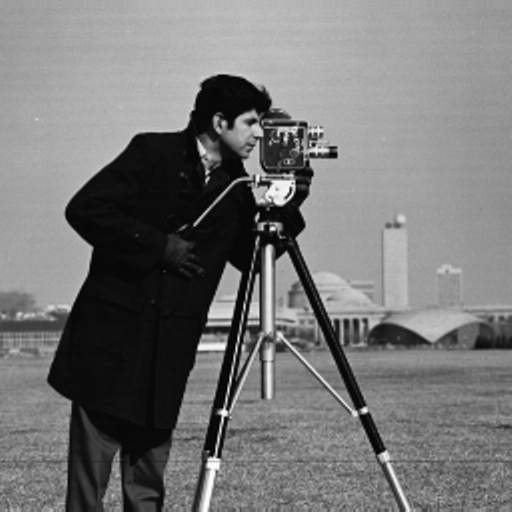
#> input picture assignment-1/Images/Q1/cameraman.jpg, 512 x 512 px; the run also reads 2 pictures not shown here
$ jupyter execute --allow-errors solution-part1.ipynb   (shell and % lines are left out)   (Python 2 division)
#> lines starting #> are read from the running program, lines starting #| are printed output that depends on the picture
[cell 1]
import numpy as np
from skimage import data, io, filters
import scipy
from matplotlib import pyplot as plt
from matplotlib import rcParams

import matplotlib.cm as cm


def addZeroPaddings(subImg):
    m,n = subImg.shape
    newImg = np.zeros((m+2,n+2),np.float32)
    for i in range(1,m+1):
        for j in range(1,n+1):
            newImg[i][j] = subImg[i-1][j-1]
    return newImg

def crossCorrelation(img,kernel):
    m,n = img.shape
    x,y = kernel.shape
    newIm = np.copy(img)
    for i in range(0,m-x+1):
        for j in range(0,n-y+1):
            newIm[i+(x/2),j+(y/2)] = np.sum(img[i:i+x,j:j+y]*kernel)

    return newIm[1:m-1,1:n-1]

def convolution(img,kernel):
    newKer = np.flipud(np.fliplr(kernel))
    return crossCorrelation(img,newKer)

[cell 2]
subImg = np.array([[4,1,6,1,3],[3,2,7,7,2],[2,5,7,3,7],[1,4,7,1,3],[0,1,6,4,4]],np.float64)

[cell 3]
kernel = np.ones((3,3),np.float32)/9
newImg = addZeroPaddings(subImg)

[cell 4]
#convolving the kernel with zero paddings outside
result = scipy.ndimage.convolve(subImg,kernel,mode='constant', cval=0.0)
resultSelf = convolution(newImg,kernel)

[cell 5]
result

[cell 6]
resultSelf

[cell 7]
#Q1.2 median filter
scipy.ndimage.median_filter(subImg,size=3,mode='constant',cval=0.0)

[cell 8]
#Sobel operator for reference
scipy.ndimage.sobel(subImg,mode='constant',cval=0.0)

[cell 9]
#Q.1.3
#Applying Sobel manually
Kx = np.array([[-1,0,1],[-2,0,2],[-1,0,1]])
Ky = np.array([[1,2,1],[0,0,0],[-1,-2,-1]])

[cell 10]
Gx = convolution(newImg,Kx)
Gy = convolution(newImg,Ky)

[cell 11]
Gmag = np.sqrt(Gx*Gx + Gy*Gy)
Gmag

[cell 12]
GradDir = np.arctan(Gy,Gx)
GradDir

[cell 13]
import math
math.degrees(GradDir[2,2])

[cell 14]
#Q1.5
from skimage import img_as_float
#im1 = img_as_float(io.imread('Images/Q1/cameraman.jpg'))
def unsharpMasking(img,filteredImg):
    return 2*img - filteredImg

[cell 15]
rcParams['figure.figsize'] = 8, 8
fig = plt.figure()


im1 = io.imread('Images/Q1/cameraman.jpg').astype('float64')
#> im1: shape (512, 512, 3) float64; min 0, max 255, mean 118.3
im_filtered_75 = scipy.ndimage.gaussian_filter(im1,.75)
im_unsharped_75 = unsharpMasking(im1,im_filtered_75)

#im_unsharped_75[np.where(im_unsharped_75>1)] = 1
im_filtered_250 = scipy.ndimage.gaussian_filter(im1,2.5)
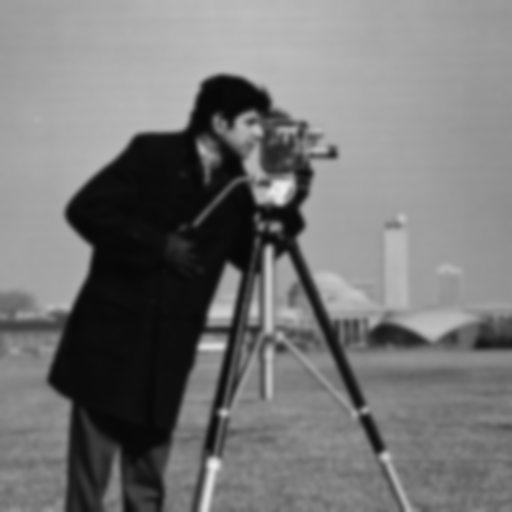
#> im_filtered_250: shape (512, 512, 3) float64; min 7.06, max 237.2, mean 118.3
im_unsharped_250 = unsharpMasking(im1,im_filtered_250)
#> in unsharpMasking (call 2), `return 2*img - filteredImg`:
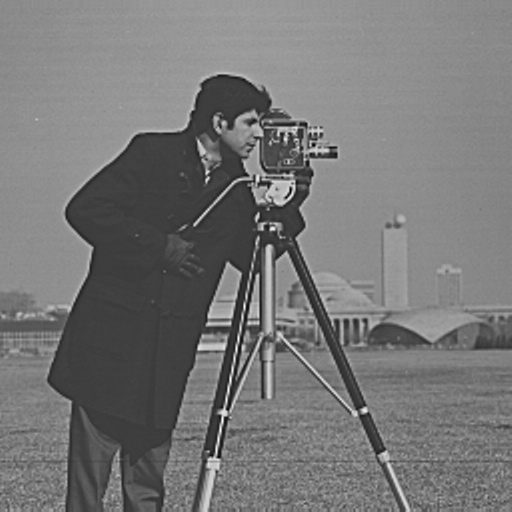
#> returned value: shape (512, 512, 3) float64; min -110.2, max 379.7, mean 118.3; drawn with min black and max white
#im_unsharped_250[np.where(im_unsharped_250>1)] = 1
fig, axes = plt.subplots(nrows=2,ncols=2)
axes[0,0].set_title('Blurred with sigma = 0.75')
axes[1,0].set_title('Blurred with sigma = 2.5')
axes[0,1].set_title('Unsharp masking result with sigma = 0.75')
axes[1,1].set_title('Unsharp masking result with sigma = 2.5')


axes[0,0].imshow(im_filtered_75)
axes[0,1].imshow(im_unsharped_75)
axes[1,0].imshow(im_filtered_250)
axes[1,1].imshow(im_unsharped_250)


plt.show()
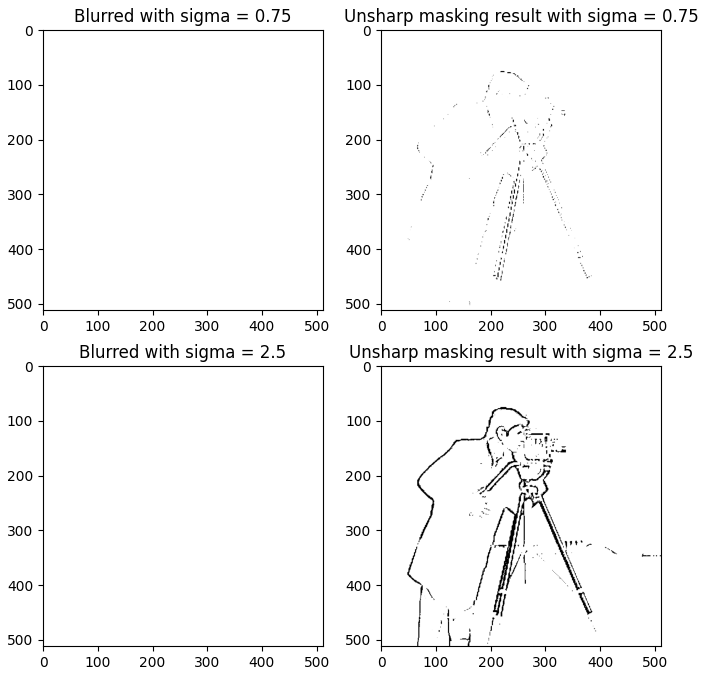
#> figure drawn by matplotlib, 4 panels

[cell 16]
np.where(im_unsharped_250<-1)

#> (a cell that did not finish here is left out)

#> (a cell that did not finish here is left out)

[cell 19]
#Q1.4
#filter 1: gaussian filter
#filter 2: range filter // maximum - minimum
#filter 3: bilateral filter

[cell 20]
import cv2
#> (the rest of this cell did not finish here and is left out)

[cell 21]
#Images with noise only
rcParams['figure.figsize'] = 8, 3

fig, axes = plt.subplots(nrows=1,ncols=3)
fig.suptitle('Images with noise')
#> (the rest of this cell did not finish here and is left out)

[cell 22]
#filtering before and after adding noise
from skimage.morphology import square
from skimage.restoration import denoise_bilateral
from skimage.filters.rank import minimum,maximum
im1Gaussian = scipy.ndimage.gaussian_filter(im1,1.5)
#> (the rest of this cell did not finish here and is left out)
